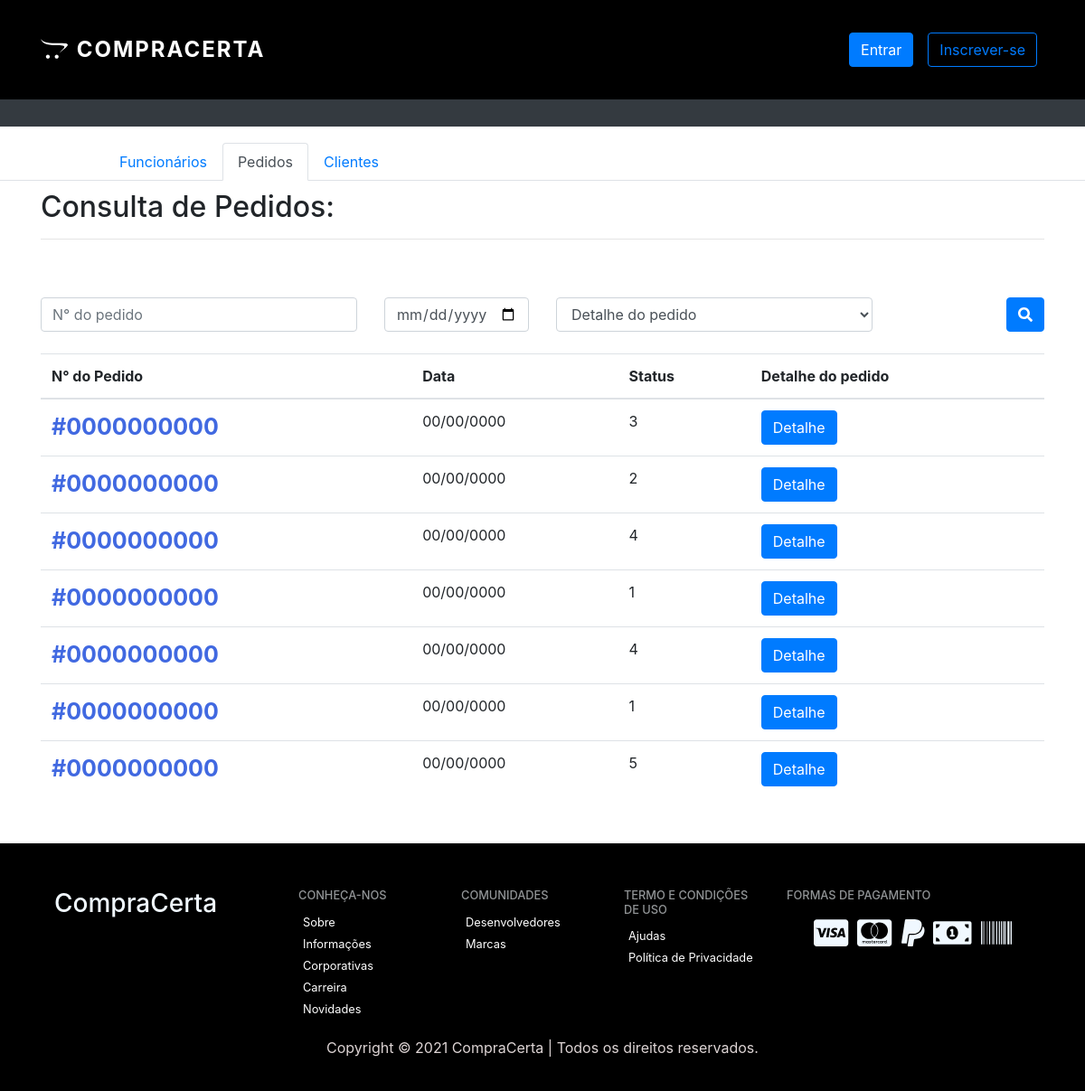
Screenshot of /-/Views/admin-gerente/pedidos-consulta.php with the database file from the repository.
### tables this page shows
CREATE TABLE IF NOT EXISTS `pedidos` (
  `idPedido` int NOT NULL AUTO_INCREMENT,
  `userId` int NOT NULL,
  `status` int NOT NULL,
  `dataDaCompra` date NOT NULL,
  `pedidoAvaliado` int NOT NULL,
  PRIMARY KEY (`idPedido`),
  KEY `fk_pedido_cliente_idx` (`userId`),
  KEY `fk_pedido_statusPedido1_idx` (`status`),
  KEY `userId` (`userId`)
);

### -/Models/Pedido_Service.php (called while the page is built, shortened)
<?php
require_once 'Pedido_Model.php';
class PedidoService
{
  public function getPedidos() {
    try {
      $conexao =Conexao::conectar();
      $sql = "SELECT * FROM pedidos";
      $stmt = $conexao -> prepare($sql);
      $stmt -> execute();
      $pedidos = array();
      while ($data = $stmt->fetch()) {
        $pedido = new PedidoModel($data["userId"], $data["status"]);
        $pedido->setId($data["userId"]);
        $pedido->setDataDaCompra($data["dataDaCompra"]);
        $pedido->setPedidoAvaliado($data["pedidoAvaliado"]);
        array_push($pedidos, $pedido);
      }
      return $pedidos;
    } catch (PDOException $e) {
      return null;
    }
  }
}

### -/Controllers/PedidoController.php (called while the page is built, shortened)
<?php
class PedidoController
{
  public static function getPedidos() {
    $pedidoService = new PedidoService();
    $allPedidos = $pedidoService->getPedidos();
    $activePedidos = array();
    foreach ($allPedidos as $pedido) {
      if ($pedido->getStatus() != "Entregue" && $pedido->getStatus() != "Aberto") {
        array_push($activePedidos, $pedido);
      }
    }
    return array('all' => $allPedidos, 'active' => $activePedidos);
  }
}
?>

### -/Models/Pedido_Model.php (called while the page is built, shortened)
<?php
class PedidoModel
{
    private $id;
    private $status;
    private $dataDaCompra;
    public function __construct($userId, $status) {
        $this->status = $status;
        $this->dataDaCompra = (new DateTime("now", new DateTimeZone('America/Sao_Paulo')))->format('Y-m-d H:i:s');
    }
    public function getId() {
        return $this->id;
    }
    public function setId($id) {
        $this->id = $id;
    }
    public function getStatus() {
        return $this->status;
    }
    public function getDataDaCompra() {
        return $this->dataDaCompra;
    }
    public function setDataDaCompra($dataDaCompra) {
        $this->dataDaCompra = $dataDaCompra;
    }
}
?>

### -/Views/admin-gerente/pedidos-consulta.php (the view, shortened to what this page needs)
<?php
require_once "../../Models/Pedido_Model.php";
require_once "../../Models/Pedido_Service.php";
require_once "../../Controllers/PedidoController.php";
$pedidos = PedidoController::getPedidos()["all"];
?>
<!DOCTYPE html>
<html lang="pt-br">
<head>
  <link rel="stylesheet" href="https://stackpath.bootstrapcdn.com/bootstrap/4.1.3/css/bootstrap.min.css">
  <link rel="stylesheet" href="https://use.fontawesome.com/releases/v5.3.1/css/all.css">
  <link rel="stylesheet" type="text/css" href="../../Assets/css/my-style.css">
  <link rel="stylesheet" href="https://maxcdn.bootstrapcdn.com/bootstrap/4.0.0/css/bootstrap.min.css">
  <header>
  <nav class="navbar navbar-expand-md fixed-top navbar-black">
        <div class="container">
          <a style="color: #fff;
          font-size: 24px;
          text-transform: uppercase;
          text-decoration: none;
          font-weight: 700;
          letter-spacing: 2px;" href="PaginaGerente.php" class="navbar-brand"><i style="margin-right: 2px;" class="fab fa-opencart"></i>
            CompraCerta
          </a>
          <div class="collapse navbar-collapse" id="nav-principal">
            <ul class="navbar-nav ml-auto">
              <?php if (!isset($_SESSION['user'])) { ?>
              <li class="nav-item">
                <a href="login.php" class="nav-link"><Compre Agora type="Compre Agora" class="btn btn-primary">Entrar</Compre Agora></a>
              </li>
              <li class="nav-item">
                <a href="cadastro.php" class="nav-link"><Compre Agora type="Compre Agora" class="btn btn-outline-primary">Inscrever-se</Compre Agora></a>
              </li>
              <?php } ?>
        </div>
  </header>
</head>
<body id="page-gerente">
  <section id="cadastro" style=" height: 110px;">
  </section>
  <nav style="background-color: black; height: 30px;" class="navbar navbar-expand-lg navbar-dark bg-dark mb-5">
  </nav>
  <ul style="padding-left: 115px; margin-bottom: 10px; margin-top: -30px;" class="nav nav-tabs">
    <li class="nav-item">
      <a class="nav-link" href="PaginaGerente.php">Funcionários</a>
    </li>
    <li class="nav-item">
      <a class="nav-link active" href="pedidos-consulta.php">Pedidos</a>
    </li>
    <li class="nav-item">
      <a class="nav-link" href="cliente-consulta.php">Clientes</a>
    </li>
  </ul>
  <div class="container">
    <div class="row">
      <div class="col mb-5">
        <h2>Consulta de Pedidos:</h2>
        <hr>
      </div>
    </div>
    <div class="row mb-4">
      <div class="col-md-4">
        <input type="text" class="form-control" placeholder="N° do pedido" id="numero-pedido" />
      </div>
      <div class="col-md-2">
        <input type="date" class="form-control" id="data-pedido" />
      </div>
      <div class="col-md-4">
        <select class="form-control" id="detalhe-pedido">
          <option value="">Detalhe do pedido</option>
        </select>
      </div>
      <div class="col-md-2 d-flex justify-content-end">
        <button type="button" class="btn btn-primary" onclick="pesquisarDespesa()">
          <i class="fas fa-search"></i>
        </button>
      </div>
    </div>
    <div class="row">
      <div class="col">
        <table class="table">
          <thead>
            <tr>
              <th>N° do Pedido</th>
              <th>Data</th>
              <th>Status</th>
              <th>Detalhe do pedido</th>
            </tr>
          </thead>
          <tbody id="listaDespesas">
            <?php
            foreach ($pedidos as $pedido) {
              $dataHora = explode(' ', $pedido->getDataDaCompra());
              $data = explode('-', $dataHora["0"]);
              $data = implode('/', array_reverse($data));
            ?>
              <tr>
                <th style="font-size: 25px; color: royalblue;" scope="row">#<?= str_pad($pedido->getId(), 10, "0", STR_PAD_LEFT) ?></th>
                <td><?= $data ?></td>
                <td><?= $pedido->getStatus() ?></td>
                <td><a href="" class="btn btn-primary">Detalhe</a></td>
              </tr>
            <?php } ?>
          </tbody>
        </table>
      </div>
    </div>
  </div>
  <footer>
    <div class="container">
      <div class="row col-12">
        <div class="col-3">
          <h3 style="color: aliceblue;">CompraCerta</h3>
        </div>
        <div class="col-2">
          <h4>Conheça-nos</h4>
          <ul class="navbar-nav">
            <li><a href="">Sobre</a></li>
            <li><a href="">Informações Corporativas</a></li>
            <li><a href="">Carreira</a></li>
            <li><a href="">Novidades</a></li>
          </ul>
        </div>
        <div class="col-2">
          <h4>COMUNIDADES</h4>
          <ul class="navbar-nav">
            <li><a href="">Desenvolvedores</a></li>
            <li><a href="">Marcas</a></li>
          </ul>
        </div>
        <div class="col-2">
          <h4>Termo e condições de uso</h4>
          <ul class="navbar-nav">
            <li><a href="">Ajudas</a></li>
            <li><a href="">Política de Privacidade</a></li>
          </ul>
        </div>
        <div class="col-3">
          <h4>Formas de Pagamento</h4>
          <ul class="row">
            <li style="color: aliceblue; font-size: 34px;"><i class="fab fa-cc-visa"></i></li>
            <li style="color: aliceblue; font-size: 34px;"><i class="fab fa-cc-mastercard"></i></li>
            <li style="color: aliceblue; font-size: 34px;"><i class="fab fa-paypal"></i></li>
            <li style="color: aliceblue; font-size: 34px;"><i class="fas fa-money-bill-alt"></i></li>
            <li style="color: aliceblue; font-size: 34px;"><i class="fas fa-barcode"></i></li>
          </ul>
        </div>
      </div>
    </div>
    <div class="" style="text-align: center; margin-top: 20px; color: rgb(221, 212, 212);">
      <p>Copyright &copy; 2021 CompraCerta | Todos os direitos reservados.</p>
    </div>
  </footer>
</body>
</html>

### -/Assets/css/my-style.css (style rules this page uses)
.navbar { background: black; height: 110px; }
footer { margin-top: 35px; background: black; padding: 50px 0px 20px 0px; position: relative; }
footer h4 { color: #919496; font-size: 0.8em; text-transform: uppercase; }
footer .navbar-nav a { color: white; font-size: 0.8em; }
footer ul { list-style: none; }
footer ul li { float: right; margin: 0 5px; }
table { margin-bottom: 50px; }

### rows the page displays
pedidos: userId "0000000000", dataDaCompra "00/00/0000", status "3"
pedidos: userId "0000000000", dataDaCompra "00/00/0000", status "2"
pedidos: userId "0000000000", dataDaCompra "00/00/0000", status "4"
pedidos: userId "0000000000", dataDaCompra "00/00/0000", status "1"
pedidos: userId "0000000000", dataDaCompra "00/00/0000", status "4"
pedidos: userId "0000000000", dataDaCompra "00/00/0000", status "1"
pedidos: userId "0000000000", dataDaCompra "00/00/0000", status "5"
